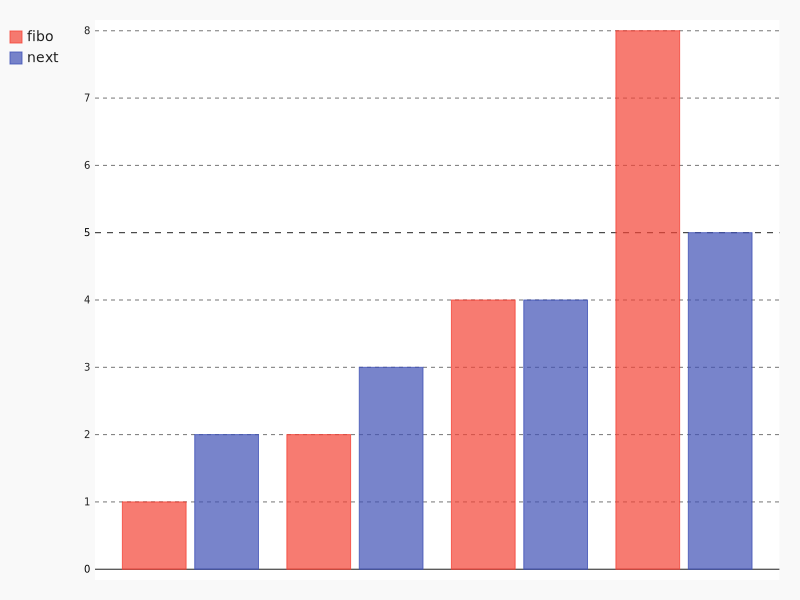

Write Python code to recreate this figure.
import pygal
import cairosvg

input = [{"fibo": [1, 2, 4, 8]},{"next": [2, 3, 4, 5]}]

def pygal_bar_chart(data, png_file_name):
    bar_chart = pygal.Bar()
    for ds in data:
      for key, value in ds.items():
        bar_chart.add(key, value)
    bar_chart.render_to_png(png_file_name)
    return True

pygal_bar_chart(input,'test.png')
